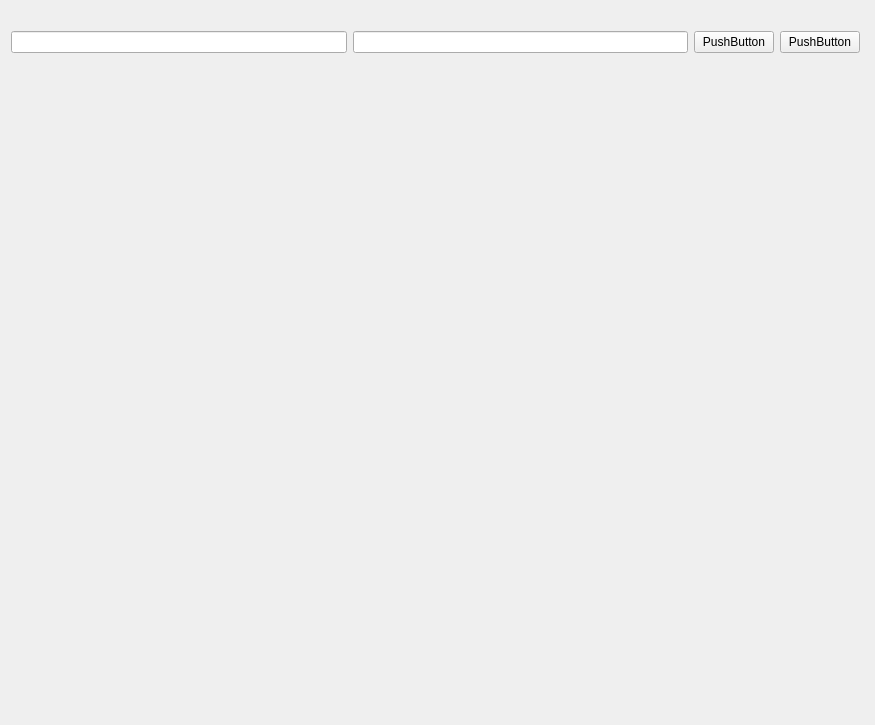
<?xml version="1.0" encoding="UTF-8"?>
<ui version="4.0">
 <class>MainWindow</class>
 <widget class="QMainWindow" name="MainWindow">
  <property name="geometry">
   <rect>
    <x>0</x>
    <y>0</y>
    <width>875</width>
    <height>725</height>
   </rect>
  </property>
  <property name="sizePolicy">
   <sizepolicy hsizetype="Maximum" vsizetype="Maximum">
    <horstretch>0</horstretch>
    <verstretch>0</verstretch>
   </sizepolicy>
  </property>
  <property name="windowTitle">
   <string>MainWindow</string>
  </property>
  <widget class="QWidget" name="centralWidget">
   <property name="sizePolicy">
    <sizepolicy hsizetype="Maximum" vsizetype="Maximum">
     <horstretch>0</horstretch>
     <verstretch>0</verstretch>
    </sizepolicy>
   </property>
   <widget class="QWidget" name="verticalLayoutWidget">
    <property name="geometry">
     <rect>
      <x>0</x>
      <y>20</y>
      <width>871</width>
      <height>701</height>
     </rect>
    </property>
    <layout class="QGridLayout" name="gridLayout">
     <property name="sizeConstraint">
      <enum>QLayout::SetDefaultConstraint</enum>
     </property>
     <property name="horizontalSpacing">
      <number>0</number>
     </property>
     <property name="verticalSpacing">
      <number>3</number>
     </property>
     <item row="0" column="0">
      <layout class="QHBoxLayout" name="horizontalLayout">
       <item>
        <widget class="QLineEdit" name="lineEdit_2"/>
       </item>
       <item>
        <widget class="QLineEdit" name="lineEdit"/>
       </item>
       <item>
        <widget class="QPushButton" name="pushButton_2">
         <property name="text">
          <string>PushButton</string>
         </property>
        </widget>
       </item>
       <item>
        <widget class="QPushButton" name="pushButton">
         <property name="text">
          <string>PushButton</string>
         </property>
        </widget>
       </item>
      </layout>
     </item>
     <item row="1" column="0">
      <widget class="QCustomPlot" name="m_CustomPlot2" native="true">
       <property name="sizePolicy">
        <sizepolicy hsizetype="Preferred" vsizetype="Preferred">
         <horstretch>0</horstretch>
         <verstretch>0</verstretch>
        </sizepolicy>
       </property>
      </widget>
     </item>
     <item row="2" column="0">
      <widget class="QCustomPlot" name="m_CustomPlot" native="true">
       <property name="sizePolicy">
        <sizepolicy hsizetype="Preferred" vsizetype="Preferred">
         <horstretch>0</horstretch>
         <verstretch>0</verstretch>
        </sizepolicy>
       </property>
       <property name="minimumSize">
        <size>
         <width>0</width>
         <height>0</height>
        </size>
       </property>
       <property name="maximumSize">
        <size>
         <width>16777215</width>
         <height>16777215</height>
        </size>
       </property>
      </widget>
     </item>
    </layout>
   </widget>
  </widget>
 </widget>
 <layoutdefault spacing="6" margin="11"/>
 <customwidgets>
  <customwidget>
   <class>QCustomPlot</class>
   <extends>QWidget</extends>
   <header>qcustomplot.h</header>
   <container>1</container>
  </customwidget>
 </customwidgets>
 <resources/>
 <connections/>
</ui>
